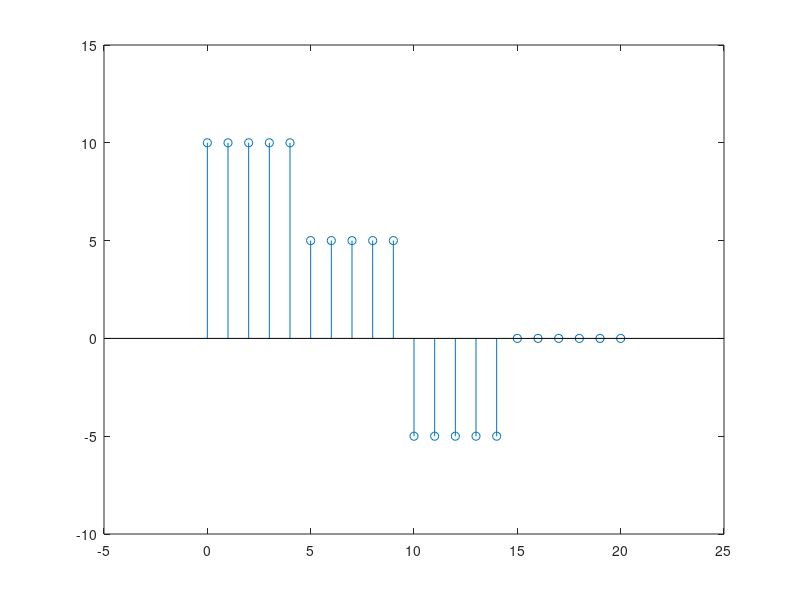

Write MATLAB code to recreate this figure.
% Plotting unit step function u(n)
n = -20:20;

% Logic method, gives a '1' wherever the statment is true
unit_n = (n >= 0); % gives ...0 0 0 1 1 1 1 ...
stem(n,unit_n)
axis([-20 20 -2 2])

% Plotting 10u(n) - 5u(n-5) - 10u(n-10) + 5u(n-15)
n = 0:20;
x_n = 10*(n>=0) - 5*(n>=5)- 10*(n>=10) + 5*(n>= 15);
stem(n,x_n)
axis([-5 25 -10 15])